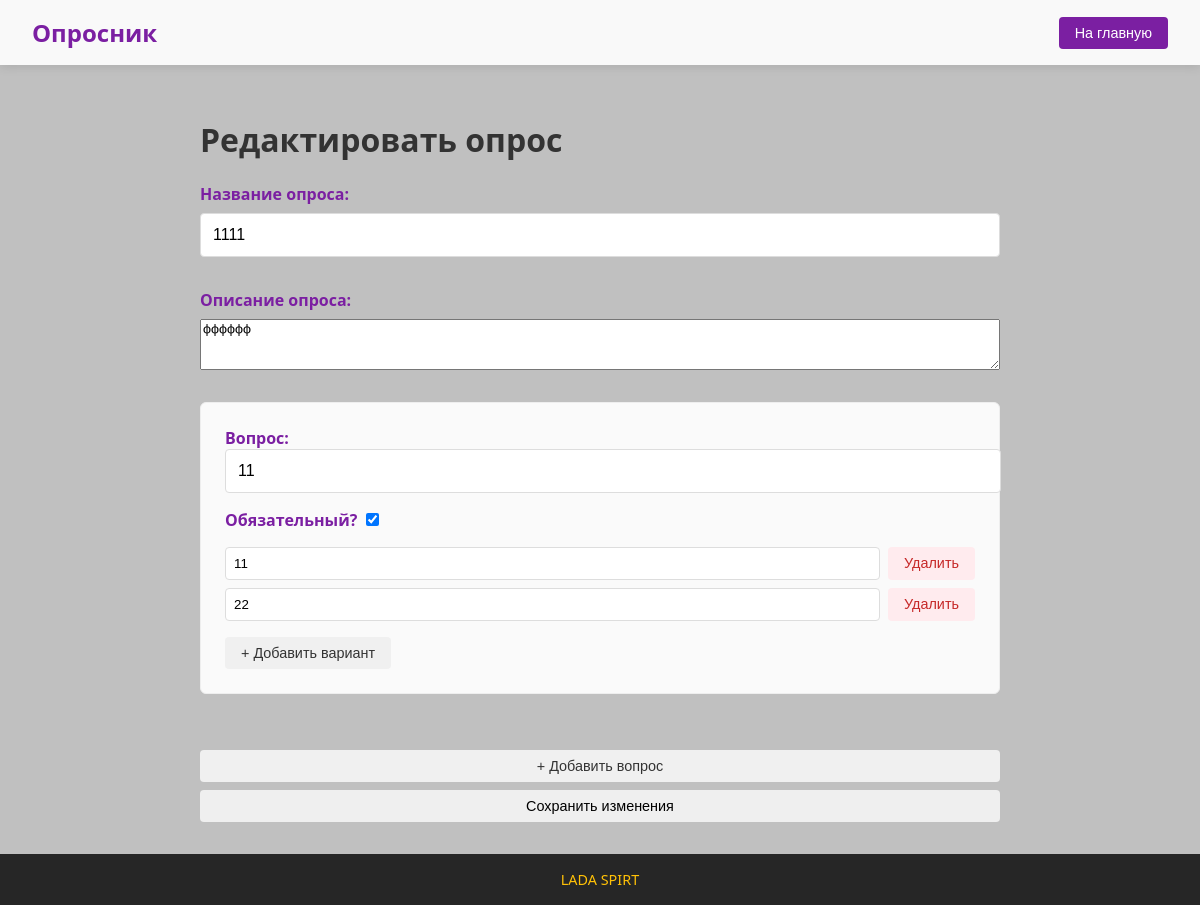
Page /survey/19/edit/ (signed in) on the committed database.
### main/models.py (models this page shows, shortened)
class Survey(models.Model):
    title = models.CharField(max_length=255)
    description = models.TextField(blank=True)
    created_at = models.DateTimeField(auto_now_add=True)
    updated_at = models.DateTimeField(auto_now=True)
    class Meta:
        verbose_name = "Опрос"
        verbose_name_plural = "Опросы"

class Question(models.Model):
    QUESTION_TYPES = (
        ('text', 'Текстовый ответ'),
        ('single_choice', 'Один вариант'),
        ('multiple_choice', 'Множественный выбор'),
    )
    survey = models.ForeignKey(Survey, on_delete=models.CASCADE)
    text = models.TextField()
    question_type = models.CharField(max_length=20, choices=QUESTION_TYPES)
    is_required = models.BooleanField(default=False)
    class Meta:
        verbose_name = "Вопрос"
        verbose_name_plural = "Вопросы"

class AnswerOption(models.Model):
    question = models.ForeignKey(Question, on_delete=models.CASCADE)
    text = models.TextField()
    class Meta:
        verbose_name = "Вариант ответа"
        verbose_name_plural = "Варианты ответов"

### main/views.py (the view, shortened to what this page needs)
# urls.py: path('survey/<int:survey_id>/edit/', views.edit_survey, name='edit_survey'),
@csrf_exempt
@login_required
@require_http_methods(["GET", "POST"])
def edit_survey(request, survey_id):
    survey = get_object_or_404(Survey, id=survey_id)
    if request.method == "GET":
        return render(request, "main/edit_survey.html", {"survey": survey})

### main/templates/main/edit_survey.html (shortened to what this page needs)
<!DOCTYPE html>
<html lang="ru">
<head>
    {% load static %}
    <link rel="stylesheet" href="{% static 'main/css/styles.css' %}">
</head>
<body>
<header>
    <div>
        <a href="{% url 'index' %}">Опросник</a>
        <button onclick="location.href='{% url 'index' %}'">На главную</button>
    </div>
</header>
<main class="creator-page">
    <h1>Редактировать опрос</h1>
    <form id="surveyForm" method="POST" onsubmit="return false"
          data-url="{% url 'edit_survey' survey.id %}"
          data-index-url="{% url 'index' %}">
        <section class="survey-creator">
            <div>
                <label>Название опроса:</label>
                <input type="text" id="survey-title" name="title" value="{{ survey.title }}" required>
            </div>
            <div>
                <label>Описание опроса:</label>
                <textarea id="survey-description" name="description" rows="3" required>{{ survey.description|default_if_none:"" }}</textarea>
            </div>
            <div id="questions-container">
                {% for question in survey.question_set.all %}
                <div class="question-block" data-question-id="{{ question.id }}">
                    <div>
                        <label>Вопрос:</label>
                        <input type="text" class="question-input" value="{{ question.text }}" required>
                    </div>
                    <div>
                            <label>Обязательный?</label>
                            <input type="checkbox" class="question-required" {% if question.is_required %}checked{% endif %}>
                    </div>
                    <div class="options-container">
                        {% for option in question.answeroption_set.all %}
                        <div class="option-block" data-option-id="{{ option.id }}">
                            <input type="text" value="{{ option.text }}" required>
                            <button type="button" class="delete-option">Удалить</button>
                        </div>
                        {% endfor %}
                    </div>
                    <button type="button" class="add-option">+ Добавить вариант</button>
                </div>
                {% endfor %}
            </div>
            <div>
                <button type="button" id="add-question">+ Добавить вопрос</button>
                <button type="submit" id="update-survey">Сохранить изменения</button>
            </div>
        </section>
    </form>
</main>
<footer>
    <p>LADA SPIRT</p>
</footer>
</body>
</html>

### main/static/main/css/styles.css (style rules this page uses)
body { margin: 0; padding: 0; font-family: 'Segoe UI', Tahoma, Geneva, Verdana, sans-serif; background-color: #C0C0C0; color: #333; min-height: 100vh; display: flex; flex-direction: column; }
header { background-color: rgba(255, 255, 255, 0.9); box-shadow: 0 2px 10px rgba(0, 0, 0, 0.1); padding: 1rem 2rem; position: sticky; top: 0; z-index: 100; }
header div { display: flex; justify-content: space-between; align-items: center; max-width: 1200px; margin: 0 auto; }
header a { color: #7b1fa2; font-size: 1.5rem; font-weight: bold; text-decoration: none; transition: color 0.3s; }
header button { background-color: #7b1fa2; color: white; border: none; padding: 0.5rem 1rem; margin-left: 1rem; border-radius: 4px; cursor: pointer; transition: all 0.3s; }
main { flex: 1; padding: 2rem; max-width: 1200px; margin: 0 auto; width: 100%; }
footer { background-color: rgba(0, 0, 0, 0.8); color: white; text-align: center; padding: 1rem; margin-top: auto; }
footer p { margin: 0; font-size: 0.9rem; color: #ffc107; }
.creator-page { max-width: 800px; margin: 0 auto; padding: 2rem; }
.survey-creator { display: flex; flex-direction: column; gap: 2rem; }
.survey-creator > div { display: flex; flex-direction: column; gap: 0.5rem; }
#survey-title { padding: 0.75rem; border: 1px solid #ddd; border-radius: 4px; font-size: 1rem; }
.question-block { padding: 1.5rem; border: 1px solid #eee; border-radius: 6px; background: #fafafa; margin-bottom: 1.5rem; }
.question-block > div:first-child { margin-bottom: 1rem; }
.question-input { width: 100%; padding: 0.75rem; border: 1px solid #ddd; border-radius: 4px; font-size: 1rem; }
.options-container { display: flex; flex-direction: column; gap: 0.5rem; margin: 1rem 0; }
.option-block { display: flex; gap: 0.5rem; }
.option-block input { flex-grow: 1; padding: 0.5rem; border: 1px solid #ddd; border-radius: 4px; }
button { padding: 0.5rem 1rem; border: none; border-radius: 4px; cursor: pointer; font-size: 0.9rem; transition: background 0.2s; }
.add-option, #add-question { background: #f0f0f0; color: #333; }
.delete-option { background: #ffebee; color: #c62828; }
label { color: #7b1fa2; font-weight: bold; }

### rows in the picture
Survey: title "1111", description "фффффф"
Question: text "11", is_required "☑"
AnswerOption: text "11"
AnswerOption: text "22"
